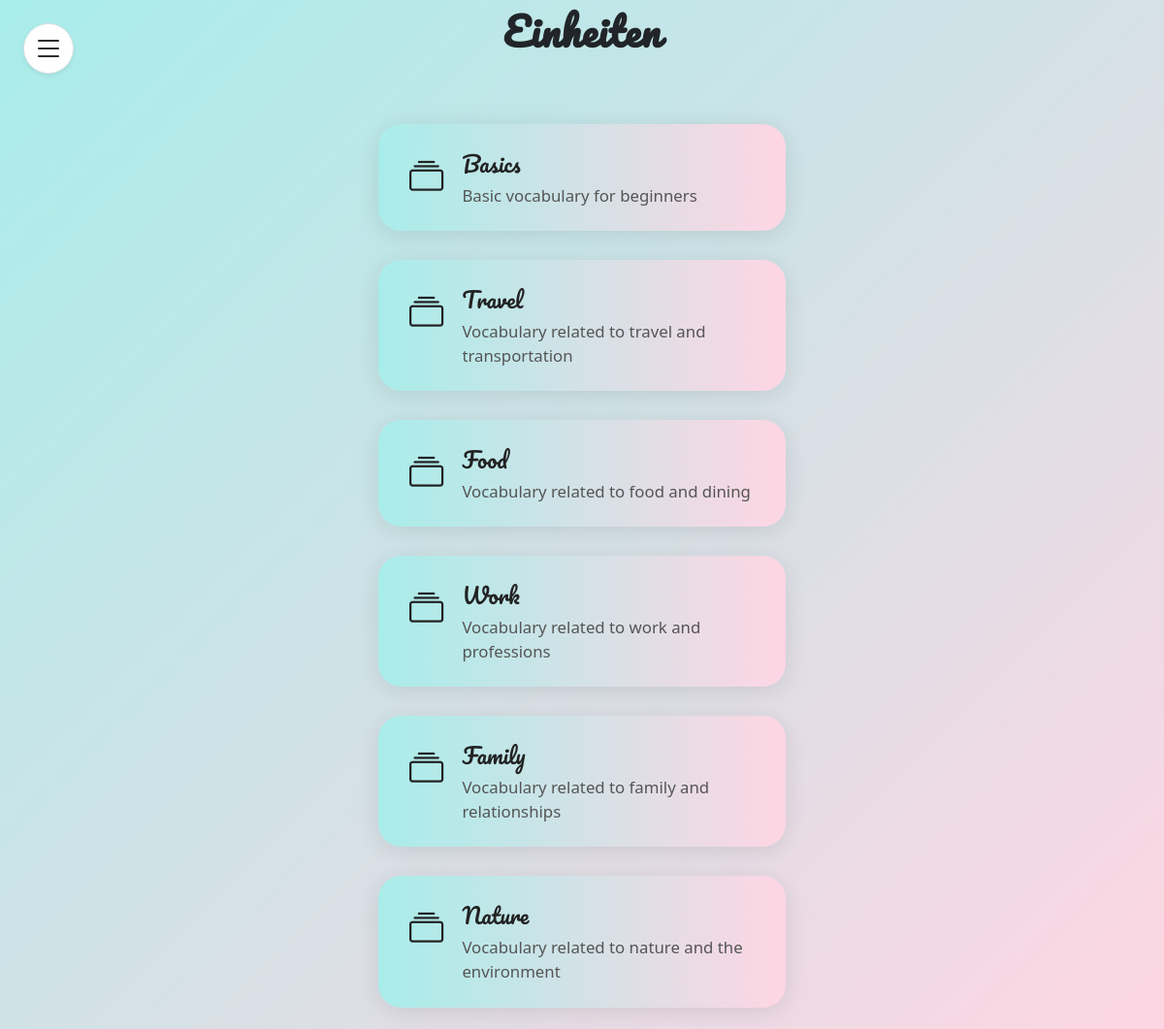
/EinheitenListe.php (signed in), run on the app's committed database.
### tables this page shows
CREATE TABLE Einheit(
    EinID INT PriMARY KEY AUTO_INCREMENT,
    Thema VARCHAR(255) NOT NULL,
    Beschreibung VARCHAR(255) NOT NULL
);

### EinheitenListe.php (the view, shortened to what this page needs)
<?php
$servername = "localhost";
$username = "root";
$password = "root";
$dbname = "Triolingo";
$conn = new mysqli($servername, $username, $password, $dbname);
$sql = "SELECT EinID, Thema, Beschreibung FROM Einheit";
$result = $conn->query($sql);
?>
<!DOCTYPE html>
<html lang="de">
<head>
    <link href="https://cdn.jsdelivr.net/npm/bootstrap@5.3.3/dist/css/bootstrap.min.css" rel="stylesheet">
    <link href="https://cdn.jsdelivr.net/npm/bootstrap-icons/font/bootstrap-icons.css" rel="stylesheet">
</head>
<body>
    <button id="sidebarToggleBtn" class="btn sidebar-toggle-btn border shadow-sm" type="button" data-bs-toggle="offcanvas" data-bs-target="#sidebar" aria-controls="sidebar" aria-label="Menü öffnen">
        <i class="bi bi-list fs-2"></i>
    </button>
    <div class="container-fluid" style="height: 100vh; position: relative;">
        <div class="main-content-center">
            <div class="mb-5">
                <h2 class="fw-bold mt-2 mb-4 text-center" style="letter-spacing:1px; font-family: 'Pacifico', cursive; font-size:2.5rem;">
                </h2>
            </div>
            <div class="d-flex flex-column align-items-center gap-2 w-100">
                <?php
                if ($result->num_rows > 0) {
                    while ($row = $result->fetch_assoc()) {
                        echo '<a href="karteikartenListe.php?einheit_id=' . $row['EinID'] . '" class="einheit-card">';
                        echo '<i class="bi bi-collection"></i>';
                        echo '<div class="einheit-info">';
                        echo '<div class="einheit-title">' . htmlspecialchars($row['Thema']) . '</div>';
                        echo '<div class="einheit-desc">' . htmlspecialchars($row['Beschreibung']) . '</div>';
                        echo '</div>';
                        echo '</a>';
                    }
                } else {
                    echo '<div class="alert alert-info text-center w-100">Keine Einheiten gefunden.</div>';
                }
                ?>
            </div>
        </div>
    </div>
</body>
</html>

### EinheitenListe.php (style rules this page uses)
body { min-height: 100vh; background: linear-gradient(135deg, #a8edea 0%, #fed6e3 100%); background-attachment: fixed; font-family: 'Segoe UI', 'Roboto', Arial, sans-serif; }
.main-content-center { min-height: 100vh; display: flex; flex-direction: column; align-items: center; justify-content: center; }
.sidebar-toggle-btn { position: fixed; top: 24px; left: 24px; z-index: 2001; background: #fff; border-radius: 50%; width: 52px; height: 52px; display: flex; align-items: center; justify-content: center; box-shadow: 0 2px 12px rgba(0,0,0,0.10); }
.einheit-card { width: 420px; min-height: 90px; border-radius: 1.5rem; box-shadow: 0 4px 24px rgba(0,0,0,0.10); background: linear-gradient(90deg, #a8edea 0%, #fed6e3 100%); color: #222; font-weight: 500; border: none; margin-bottom: 22px; transition: transform 0.13s, box-shadow 0.13s, background 0.13s; display: flex; align-items: flex-start; gap: 1.2rem; padding: 1.5rem 2rem; text-align: left; text-decoration: none; }
.einheit-card .bi { font-size: 2.2rem; margin-top: 0.2rem; }
.einheit-info { flex: 1; }
.einheit-title { font-size: 1.4rem; font-family: 'Pacifico', cursive; margin-bottom: 0.2rem; }
.einheit-desc { font-size: 1.05rem; color: #555; }

### data on the page
einheit: Thema "Basics", Beschreibung "Basic vocabulary for beginners"
einheit: Thema "Travel", Beschreibung "Vocabulary related to travel and transportation"
einheit: Thema "Food", Beschreibung "Vocabulary related to food and dining"
einheit: Thema "Work", Beschreibung "Vocabulary related to work and professions"
einheit: Thema "Family", Beschreibung "Vocabulary related to family and relationships"
einheit: Thema "Nature", Beschreibung "Vocabulary related to nature and the environment"
